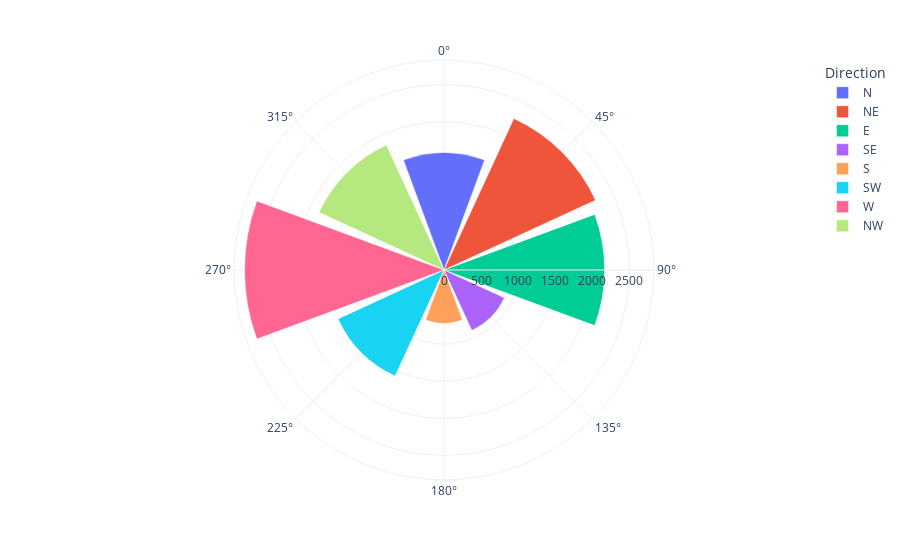
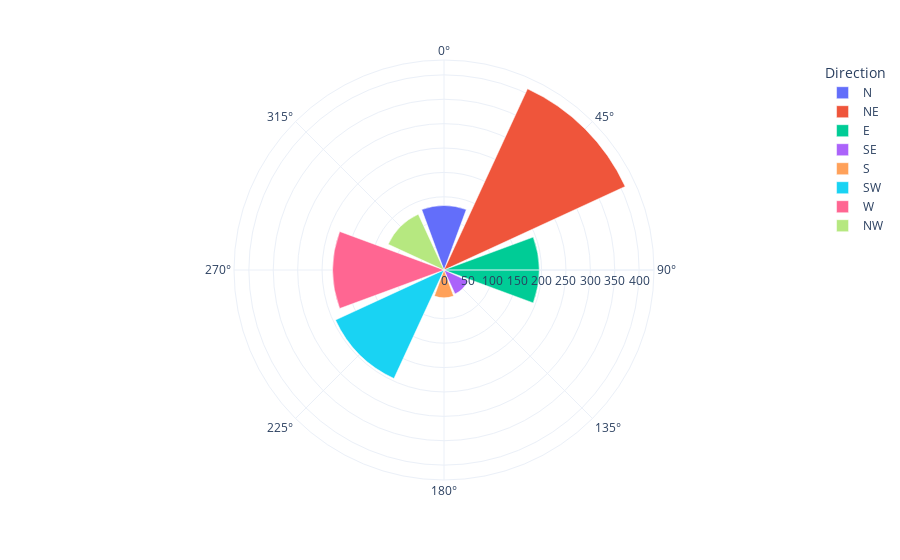
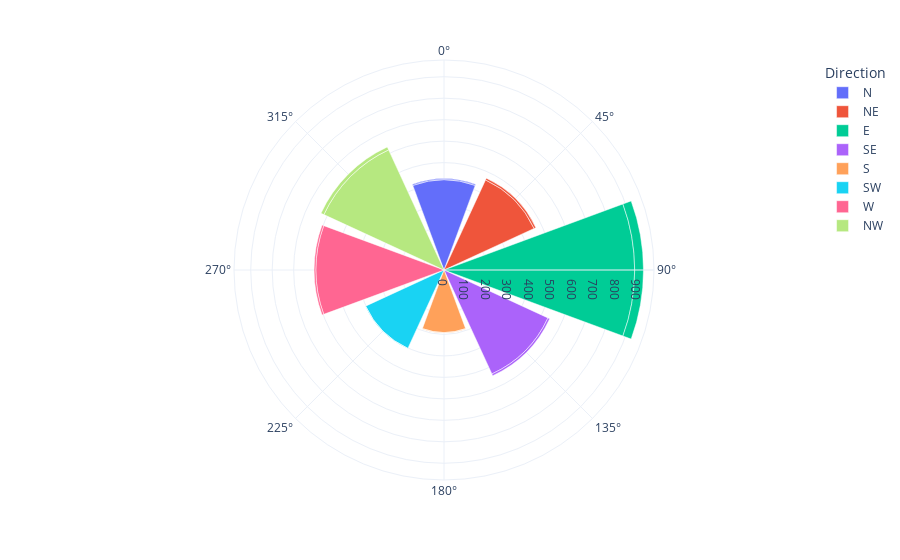
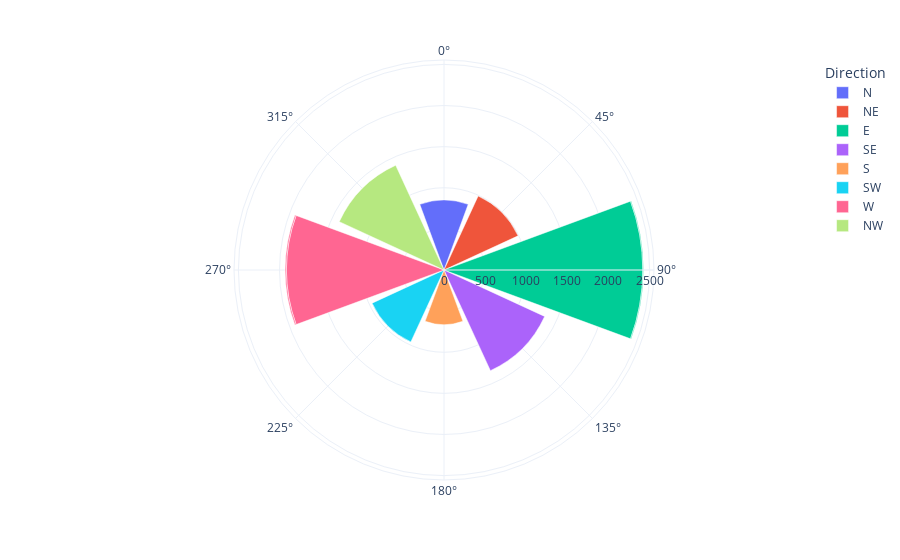

The code cell stored with these charts, in order, in its notebook:
### Code cell
df_cats = pd.read_csv("/home/aevans/landtype/df_new_cats.csv")
for i in range(0, 9):
    cluster = df_cats.where(df_cats["Cluster"] == i).dropna()
    stations = get_stations(cluster)
    df = format_df(stations)
    print(i)
    rose_plot(df)

### Figure 1 — Plotly figure (JSON) as saved in the notebook; plotly's stock layout.template omitted (floating-point values rounded to 4 significant figures)
{"data": [{"hovertemplate": "Direction=N<br>Count=%{r}<br>deg=%{theta}<extra></extra>", "legendgroup": "N", "marker": {"color": "#636efa", "pattern": {"shape": ""}}, "name": "N", "r": [1583, 0], "showlegend": true, "subplot": "polar", "theta": [0, 0], "type": "barpolar"}, {"hovertemplate": "Direction=NE<br>Count=%{r}<br>deg=%{theta}<extra></extra>", "legendgroup": "NE", "marker": {"color": "#EF553B", "pattern": {"shape": ""}}, "name": "NE", "r": [2251, 0], "showlegend": true, "subplot": "polar", "theta": [45, 45], "type": "barpolar"}, {"hovertemplate": "Direction=E<br>Count=%{r}<br>deg=%{theta}<extra></extra>", "legendgroup": "E", "marker": {"color": "#00cc96", "pattern": {"shape": ""}}, "name": "E", "r": [2167, 0], "showlegend": true, "subplot": "polar", "theta": [90, 90], "type": "barpolar"}, {"hovertemplate": "Direction=SE<br>Count=%{r}<br>deg=%{theta}<extra></extra>", "legendgroup": "SE", "marker": {"color": "#ab63fa", "pattern": {"shape": ""}}, "name": "SE", "r": [898, 0], "showlegend": true, "subplot": "polar", "theta": [135, 135], "type": "barpolar"}, {"hovertemplate": "Direction=S<br>Count=%{r}<br>deg=%{theta}<extra></extra>", "legendgroup": "S", "marker": {"color": "#FFA15A", "pattern": {"shape": ""}}, "name": "S", "r": [720, 0], "showlegend": true, "subplot": "polar", "theta": [180, 180], "type": "barpolar"}, {"hovertemplate": "Direction=SW<br>Count=%{r}<br>deg=%{theta}<extra></extra>", "legendgroup": "SW", "marker": {"color": "#19d3f3", "pattern": {"shape": ""}}, "name": "SW", "r": [1575, 0], "showlegend": true, "subplot": "polar", "theta": [225, 225], "type": "barpolar"}, {"hovertemplate": "Direction=W<br>Count=%{r}<br>deg=%{theta}<extra></extra>", "legendgroup": "W", "marker": {"color": "#FF6692", "pattern": {"shape": ""}}, "name": "W", "r": [2691, 0], "showlegend": true, "subplot": "polar", "theta": [270, 270], "type": "barpolar"}, {"hovertemplate": "Direction=NW<br>Count=%{r}<br>deg=%{theta}<extra></extra>", "legendgroup": "NW", "marker": {"color": "#B6E880", "pattern": {"shape": ""}}, "name": "NW", "r": [1857, 0], "showlegend": true, "subplot": "polar", "theta": [315, 315], "type": "barpolar"}], "layout": {"barmode": "relative", "legend": {"title": {"text": "Direction"}, "tracegroupgap": 0}, "margin": {"t": 60}, "polar": {"angularaxis": {"direction": "clockwise", "rotation": 90}, "domain": {"x": [0, 1], "y": [0, 1]}}}}

### Figure 2 — Plotly figure (JSON) as saved in the notebook; plotly's stock layout.template omitted (floating-point values rounded to 4 significant figures)
{"data": [{"hovertemplate": "Direction=N<br>Count=%{r}<br>deg=%{theta}<extra></extra>", "legendgroup": "N", "marker": {"color": "#636efa", "pattern": {"shape": ""}}, "name": "N", "r": [132, 0], "showlegend": true, "subplot": "polar", "theta": [0, 0], "type": "barpolar"}, {"hovertemplate": "Direction=NE<br>Count=%{r}<br>deg=%{theta}<extra></extra>", "legendgroup": "NE", "marker": {"color": "#EF553B", "pattern": {"shape": ""}}, "name": "NE", "r": [409, 0], "showlegend": true, "subplot": "polar", "theta": [45, 45], "type": "barpolar"}, {"hovertemplate": "Direction=E<br>Count=%{r}<br>deg=%{theta}<extra></extra>", "legendgroup": "E", "marker": {"color": "#00cc96", "pattern": {"shape": ""}}, "name": "E", "r": [195, 0], "showlegend": true, "subplot": "polar", "theta": [90, 90], "type": "barpolar"}, {"hovertemplate": "Direction=SE<br>Count=%{r}<br>deg=%{theta}<extra></extra>", "legendgroup": "SE", "marker": {"color": "#ab63fa", "pattern": {"shape": ""}}, "name": "SE", "r": [54, 0], "showlegend": true, "subplot": "polar", "theta": [135, 135], "type": "barpolar"}, {"hovertemplate": "Direction=S<br>Count=%{r}<br>deg=%{theta}<extra></extra>", "legendgroup": "S", "marker": {"color": "#FFA15A", "pattern": {"shape": ""}}, "name": "S", "r": [57, 0], "showlegend": true, "subplot": "polar", "theta": [180, 180], "type": "barpolar"}, {"hovertemplate": "Direction=SW<br>Count=%{r}<br>deg=%{theta}<extra></extra>", "legendgroup": "SW", "marker": {"color": "#19d3f3", "pattern": {"shape": ""}}, "name": "SW", "r": [245, 0], "showlegend": true, "subplot": "polar", "theta": [225, 225], "type": "barpolar"}, {"hovertemplate": "Direction=W<br>Count=%{r}<br>deg=%{theta}<extra></extra>", "legendgroup": "W", "marker": {"color": "#FF6692", "pattern": {"shape": ""}}, "name": "W", "r": [228, 0], "showlegend": true, "subplot": "polar", "theta": [270, 270], "type": "barpolar"}, {"hovertemplate": "Direction=NW<br>Count=%{r}<br>deg=%{theta}<extra></extra>", "legendgroup": "NW", "marker": {"color": "#B6E880", "pattern": {"shape": ""}}, "name": "NW", "r": [126, 0], "showlegend": true, "subplot": "polar", "theta": [315, 315], "type": "barpolar"}], "layout": {"barmode": "relative", "legend": {"title": {"text": "Direction"}, "tracegroupgap": 0}, "margin": {"t": 60}, "polar": {"angularaxis": {"direction": "clockwise", "rotation": 90}, "domain": {"x": [0, 1], "y": [0, 1]}}}}

### Figure 3 — Plotly figure (JSON) as saved in the notebook; plotly's stock layout.template omitted (floating-point values rounded to 4 significant figures)
{"data": [{"hovertemplate": "Direction=N<br>Count=%{r}<br>deg=%{theta}<extra></extra>", "legendgroup": "N", "marker": {"color": "#636efa", "pattern": {"shape": ""}}, "name": "N", "r": [420, 5], "showlegend": true, "subplot": "polar", "theta": [0, 0], "type": "barpolar"}, {"hovertemplate": "Direction=NE<br>Count=%{r}<br>deg=%{theta}<extra></extra>", "legendgroup": "NE", "marker": {"color": "#EF553B", "pattern": {"shape": ""}}, "name": "NE", "r": [462, 9], "showlegend": true, "subplot": "polar", "theta": [45, 45], "type": "barpolar"}, {"hovertemplate": "Direction=E<br>Count=%{r}<br>deg=%{theta}<extra></extra>", "legendgroup": "E", "marker": {"color": "#00cc96", "pattern": {"shape": ""}}, "name": "E", "r": [888, 41], "showlegend": true, "subplot": "polar", "theta": [90, 90], "type": "barpolar"}, {"hovertemplate": "Direction=SE<br>Count=%{r}<br>deg=%{theta}<extra></extra>", "legendgroup": "SE", "marker": {"color": "#ab63fa", "pattern": {"shape": ""}}, "name": "SE", "r": [533, 9], "showlegend": true, "subplot": "polar", "theta": [135, 135], "type": "barpolar"}, {"hovertemplate": "Direction=S<br>Count=%{r}<br>deg=%{theta}<extra></extra>", "legendgroup": "S", "marker": {"color": "#FFA15A", "pattern": {"shape": ""}}, "name": "S", "r": [291, 2], "showlegend": true, "subplot": "polar", "theta": [180, 180], "type": "barpolar"}, {"hovertemplate": "Direction=SW<br>Count=%{r}<br>deg=%{theta}<extra></extra>", "legendgroup": "SW", "marker": {"color": "#19d3f3", "pattern": {"shape": ""}}, "name": "SW", "r": [402, 1], "showlegend": true, "subplot": "polar", "theta": [225, 225], "type": "barpolar"}, {"hovertemplate": "Direction=W<br>Count=%{r}<br>deg=%{theta}<extra></extra>", "legendgroup": "W", "marker": {"color": "#FF6692", "pattern": {"shape": ""}}, "name": "W", "r": [597, 8], "showlegend": true, "subplot": "polar", "theta": [270, 270], "type": "barpolar"}, {"hovertemplate": "Direction=NW<br>Count=%{r}<br>deg=%{theta}<extra></extra>", "legendgroup": "NW", "marker": {"color": "#B6E880", "pattern": {"shape": ""}}, "name": "NW", "r": [616, 15], "showlegend": true, "subplot": "polar", "theta": [315, 315], "type": "barpolar"}], "layout": {"barmode": "relative", "legend": {"title": {"text": "Direction"}, "tracegroupgap": 0}, "margin": {"t": 60}, "polar": {"angularaxis": {"direction": "clockwise", "rotation": 90}, "domain": {"x": [0, 1], "y": [0, 1]}}}}

### Figure 4 — Plotly figure (JSON) as saved in the notebook; plotly's stock layout.template omitted (floating-point values rounded to 4 significant figures)
{"data": [{"hovertemplate": "Direction=N<br>Count=%{r}<br>deg=%{theta}<extra></extra>", "legendgroup": "N", "marker": {"color": "#636efa", "pattern": {"shape": ""}}, "name": "N", "r": [851, 0], "showlegend": true, "subplot": "polar", "theta": [0, 0], "type": "barpolar"}, {"hovertemplate": "Direction=NE<br>Count=%{r}<br>deg=%{theta}<extra></extra>", "legendgroup": "NE", "marker": {"color": "#EF553B", "pattern": {"shape": ""}}, "name": "NE", "r": [992, 0], "showlegend": true, "subplot": "polar", "theta": [45, 45], "type": "barpolar"}, {"hovertemplate": "Direction=E<br>Count=%{r}<br>deg=%{theta}<extra></extra>", "legendgroup": "E", "marker": {"color": "#00cc96", "pattern": {"shape": ""}}, "name": "E", "r": [2418, 8], "showlegend": true, "subplot": "polar", "theta": [90, 90], "type": "barpolar"}, {"hovertemplate": "Direction=SE<br>Count=%{r}<br>deg=%{theta}<extra></extra>", "legendgroup": "SE", "marker": {"color": "#ab63fa", "pattern": {"shape": ""}}, "name": "SE", "r": [1348, 0], "showlegend": true, "subplot": "polar", "theta": [135, 135], "type": "barpolar"}, {"hovertemplate": "Direction=S<br>Count=%{r}<br>deg=%{theta}<extra></extra>", "legendgroup": "S", "marker": {"color": "#FFA15A", "pattern": {"shape": ""}}, "name": "S", "r": [665, 0], "showlegend": true, "subplot": "polar", "theta": [180, 180], "type": "barpolar"}, {"hovertemplate": "Direction=SW<br>Count=%{r}<br>deg=%{theta}<extra></extra>", "legendgroup": "SW", "marker": {"color": "#19d3f3", "pattern": {"shape": ""}}, "name": "SW", "r": [963, 0], "showlegend": true, "subplot": "polar", "theta": [225, 225], "type": "barpolar"}, {"hovertemplate": "Direction=W<br>Count=%{r}<br>deg=%{theta}<extra></extra>", "legendgroup": "W", "marker": {"color": "#FF6692", "pattern": {"shape": ""}}, "name": "W", "r": [1917, 15], "showlegend": true, "subplot": "polar", "theta": [270, 270], "type": "barpolar"}, {"hovertemplate": "Direction=NW<br>Count=%{r}<br>deg=%{theta}<extra></extra>", "legendgroup": "NW", "marker": {"color": "#B6E880", "pattern": {"shape": ""}}, "name": "NW", "r": [1403, 0], "showlegend": true, "subplot": "polar", "theta": [315, 315], "type": "barpolar"}], "layout": {"barmode": "relative", "legend": {"title": {"text": "Direction"}, "tracegroupgap": 0}, "margin": {"t": 60}, "polar": {"angularaxis": {"direction": "clockwise", "rotation": 90}, "domain": {"x": [0, 1], "y": [0, 1]}}}}
